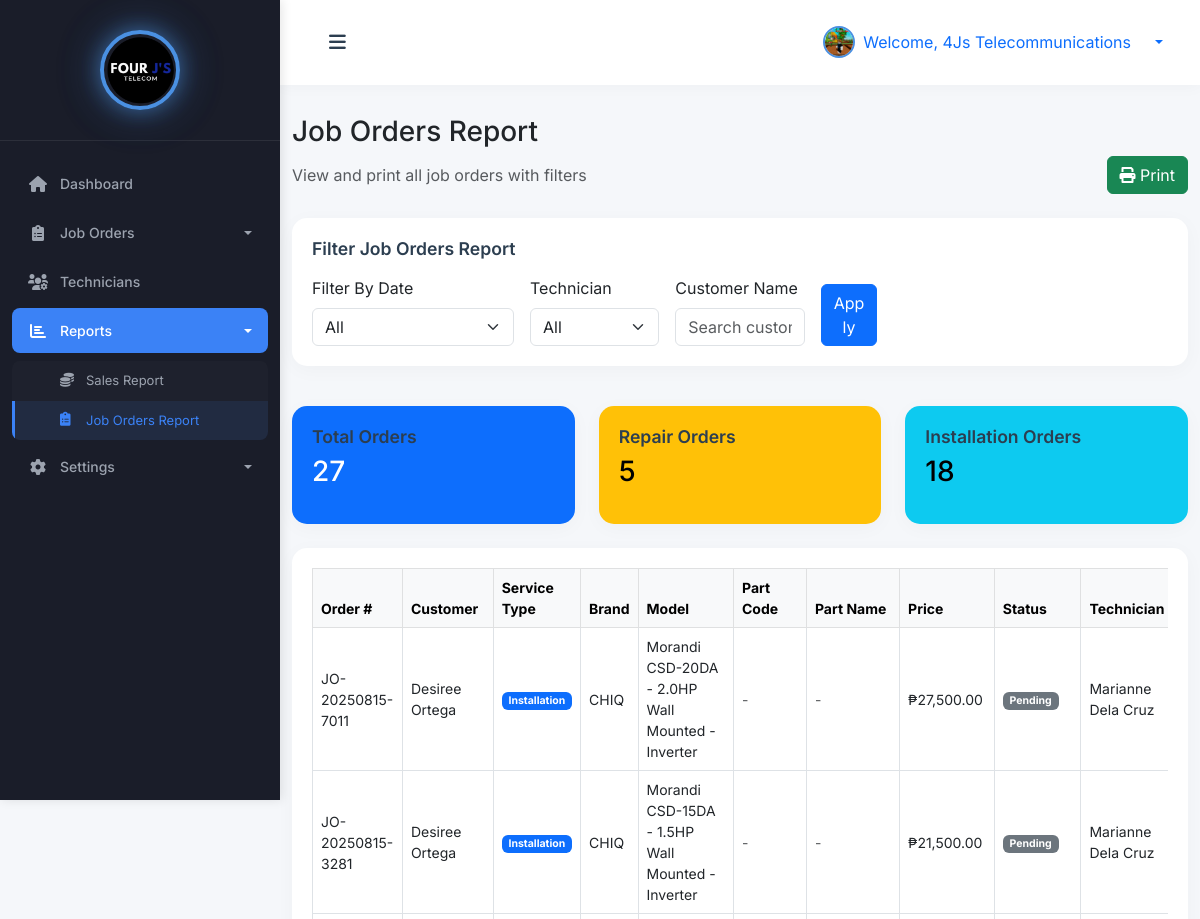
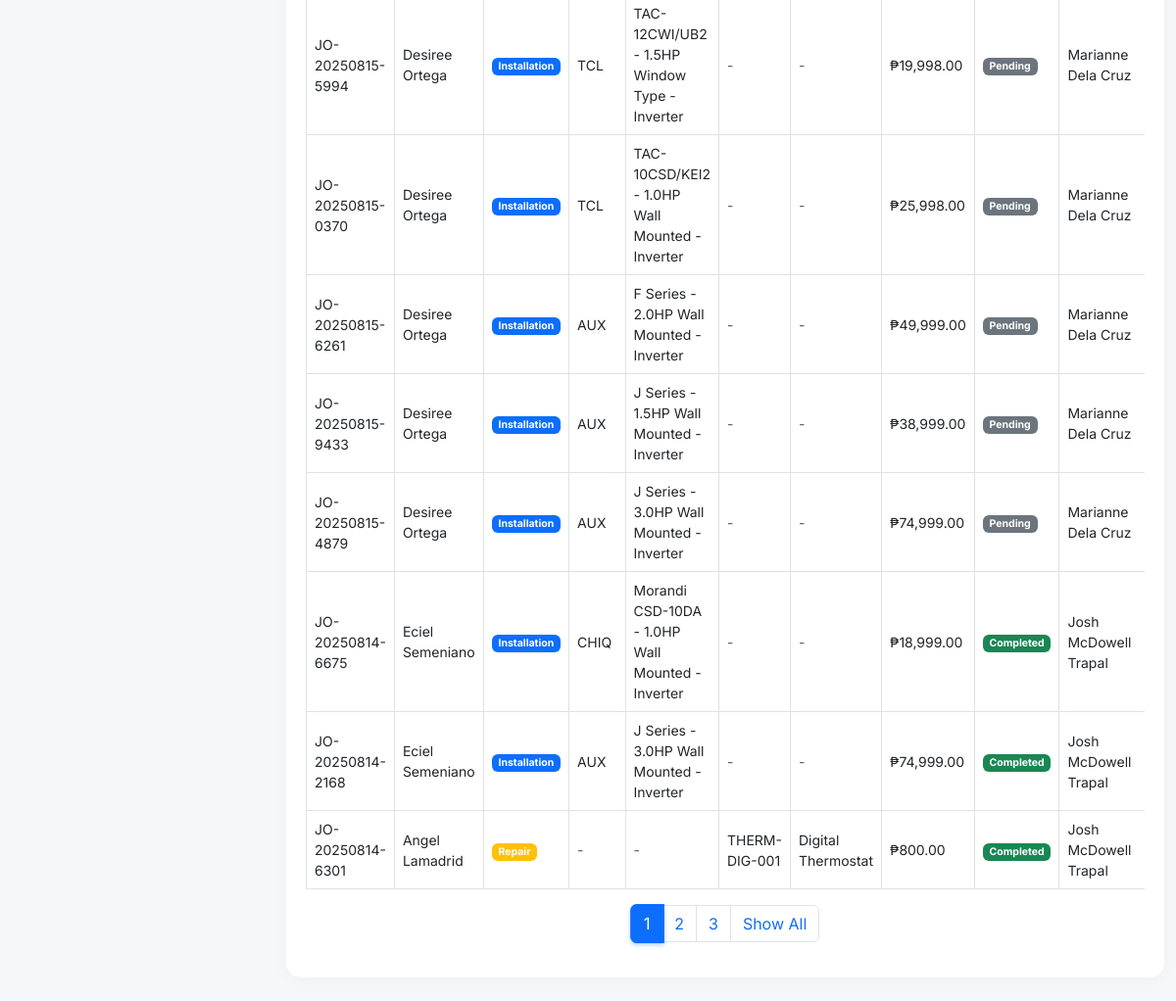
The page /admin/job_orders_report.php (signed in) on the database its author committed (2 pictures, top to bottom).
### tables this page shows
CREATE TABLE `job_orders` (
  `id` int(11) NOT NULL,
  `job_order_number` varchar(20) NOT NULL,
  `customer_name` varchar(100) NOT NULL,
  `customer_address` text NOT NULL,
  `customer_phone` varchar(20) NOT NULL,
  `service_type` enum('installation','repair','survey') NOT NULL,
  `aircon_model_id` int(11) DEFAULT NULL,
  `assigned_technician_id` int(11) DEFAULT NULL,
  `status` enum('pending','in_progress','completed','cancelled') DEFAULT 'pending',
  `price` decimal(10,2) DEFAULT NULL,
  `base_price` decimal(10,2) NOT NULL DEFAULT 0.00,
  `created_by` int(11) DEFAULT NULL,
  `due_date` date DEFAULT NULL,
  `completed_at` timestamp NULL DEFAULT NULL,
  `created_at` timestamp NOT NULL DEFAULT current_timestamp(),
  `updated_at` timestamp NOT NULL DEFAULT current_timestamp() ON UPDATE current_timestamp(),
  `customer_id` int(11) DEFAULT NULL,
  `additional_fee` decimal(10,2) DEFAULT 0.00,
  `discount` decimal(10,2) DEFAULT 0.00,
  `part_id` int(11) DEFAULT NULL
);

CREATE TABLE `aircon_models` (
  `id` int(11) NOT NULL,
  `brand` varchar(50) NOT NULL,
  `model_name` varchar(100) NOT NULL,
  `price` decimal(10,2) NOT NULL,
  `created_at` timestamp NOT NULL DEFAULT current_timestamp()
);

CREATE TABLE `technicians` (
  `id` int(11) NOT NULL,
  `username` varchar(50) NOT NULL,
  `password` varchar(255) NOT NULL,
  `name` varchar(100) NOT NULL,
  `email` varchar(100) DEFAULT NULL,
  `phone` varchar(20) NOT NULL,
  `profile_picture` varchar(255) DEFAULT NULL,
  `created_at` timestamp NOT NULL DEFAULT current_timestamp(),
  `updated_at` timestamp NOT NULL DEFAULT current_timestamp() ON UPDATE current_timestamp()
);

CREATE TABLE `ac_parts` (
  `id` int(11) NOT NULL,
  `part_name` varchar(255) NOT NULL,
  `part_code` varchar(100) DEFAULT NULL,
  `part_category` enum('compressor','condenser','evaporator','filter','capacitor','thermostat','fan_motor','refrigerant','electrical','other') NOT NULL,
  `compatible_brands` text DEFAULT NULL,
  `unit_price` decimal(10,2) NOT NULL,
  `labor_cost` decimal(10,2) DEFAULT 0.00,
  `warranty_months` int(11) DEFAULT 12,
  `created_at` timestamp NOT NULL DEFAULT current_timestamp(),
  `updated_at` timestamp NOT NULL DEFAULT current_timestamp() ON UPDATE current_timestamp()
);

### admin/job_orders_report.php (the view, shortened to what the rows shown need)
<?php
try {
    $pdo = new PDO("mysql:host=" . DB_HOST . ";dbname=" . DB_NAME, DB_USER, DB_PASS);
    $pdo->setAttribute(PDO::ATTR_ERRMODE, PDO::ERRMODE_EXCEPTION);
} catch (PDOException $e) {
    die("Database error: " . $e->getMessage());
}
$admin = null;
if (isset($_SESSION['user_id'])) {
    $stmt = $pdo->prepare("SELECT name, profile_picture FROM admins WHERE id = ?");
    $stmt->execute([$_SESSION['user_id']]);
    $admin = $stmt->fetch(PDO::FETCH_ASSOC);
}
$tech_stmt = $pdo->query("SELECT id, name FROM technicians ORDER BY name ASC");
$technicians = $tech_stmt->fetchAll(PDO::FETCH_ASSOC);
$page = max(1, intval($_GET['page'] ?? 1));
$show_all = isset($_GET['show_all']) && $_GET['show_all'] == '1';
$limit = $show_all ? PHP_INT_MAX : 10;
$offset = $show_all ? 0 : ($page - 1) * $limit;
$where = '1';
$params = [];
$sql = "SELECT job_orders.*,
               aircon_models.brand,
               aircon_models.model_name,
               ac_parts.part_name,
               ac_parts.part_code,
               ac_parts.part_category
        FROM job_orders
        LEFT JOIN aircon_models ON job_orders.aircon_model_id = aircon_models.id AND job_orders.service_type = 'installation'
        LEFT JOIN ac_parts ON job_orders.part_id = ac_parts.id AND job_orders.service_type = 'repair'
        WHERE $where
        ORDER BY job_orders.created_at DESC
        LIMIT $limit OFFSET $offset";
$stmt = $pdo->prepare($sql);
$stmt->execute($params);
$orders = $stmt->fetchAll(PDO::FETCH_ASSOC);
require_once 'includes/header.php';
?>
<body>
 <div class="wrapper">
        <div id="content">
            <nav class="navbar navbar-expand-lg navbar-light bg-white">
                <div class="container-fluid">
                    <div class="ms-auto d-flex align-items-center">
                        <div class="dropdown">
                            <a class="d-flex align-items-center text-decoration-none dropdown-toggle" href="#" id="userDropdown" role="button" data-bs-toggle="dropdown">
                                <img src="<?= !empty($admin['profile_picture']) ? '../' . htmlspecialchars($admin['profile_picture']) : 'https://ui-avatars.com/api/?name=' . urlencode($admin['name'] ?: 'Admin') . '&background=1a237e&color=fff' ?>"
                                     alt="Admin"
                                     class="rounded-circle me-2"
                                     width="32"
                                     height="32"
                                     style="object-fit: cover; border: 2px solid #4A90E2;">
                                <span class="me-3">Welcome, <?= htmlspecialchars($admin['name'] ?: 'Admin') ?></span>
                            </a>
                        </div>
                    </div>
                </div>
            </nav>
<div class="container mt-4">
            <div class="card mb-4" style="position: relative;">
                <div class="card-body">
                    <div id="job-orders-report-print">
                        <div class="table-responsive">
                            <table class="table table-bordered table-hover align-middle">
                                <thead class="table-light">
                                    <tr>
                                        <th>Order #</th>
                                        <th>Customer</th>
                                        <th>Service Type</th>
                                        <th>Brand</th>
                                        <th>Model</th>
                                        <th>Part Code</th>
                                        <th>Part Name</th>
                                        <th>Price</th>
                                        <th>Status</th>
                                        <th>Technician</th>
                                    </tr>
                                </thead>
                                <tbody>
                                    <?php foreach ($orders as $order): ?>
                                        <tr>
                                            <td><?= htmlspecialchars($order['job_order_number'] ?? '') ?></td>
                                            <td><?= htmlspecialchars($order['customer_name'] ?? '') ?></td>
                                            <td>
                                                <span class="badge <?= $order['service_type'] == 'installation' ? 'bg-primary' : 'bg-warning' ?>">
                                                    <?= ucfirst(htmlspecialchars($order['service_type'] ?? '')) ?>
                                                </span>
                                            </td>
                                            <td>
                                                <?php if ($order['service_type'] == 'installation'): ?>
                                                    <?= htmlspecialchars($order['brand'] ?? 'N/A') ?>
                                                <?php else: ?>
                                                    <span class="text-muted">-</span>
                                                <?php endif; ?>
                                            </td>
                                            <td>
                                                <?php if ($order['service_type'] == 'installation'): ?>
                                                    <?= htmlspecialchars($order['model_name'] ?? 'N/A') ?>
                                                <?php else: ?>
                                                    <span class="text-muted">-</span>
                                                <?php endif; ?>
                                            </td>
                                            <td>
                                                <?php if ($order['service_type'] == 'repair'): ?>
                                                    <?php if (!empty($order['part_name'])): ?>
                                                        <?= htmlspecialchars($order['part_code'] ?? 'N/A') ?>
                                                    <?php else: ?>
                                                        <span class="text-muted">Not specified</span>
                                                    <?php endif; ?>
                                                <?php else: ?>
                                                    <span class="text-muted">-</span>
                                                <?php endif; ?>
                                            </td>
                                            <td>
                                                <?php if ($order['service_type'] == 'repair'): ?>
                                                    <?php if (!empty($order['part_name'])): ?>
                                                        <?= htmlspecialchars($order['part_name'] ?? 'N/A') ?>
                                                    <?php else: ?>
                                                        <span class="text-muted">Not specified</span>
                                                    <?php endif; ?>
                                                <?php else: ?>
                                                    <span class="text-muted">-</span>
                                                <?php endif; ?>
                                            </td>
                                            <td>₱<?= number_format($order['price'] ?? 0,2) ?></td>
                                            <td>
                                                <?php
                                                $status_class = '';
                                                switch($order['status']) {
                                                    case 'pending': $status_class = 'bg-secondary'; break;
                                                    case 'completed': $status_class = 'bg-success'; break;
                                                }
                                                ?>
                                                <span class="badge <?= $status_class ?>">
                                                    <?= ucfirst(htmlspecialchars($order['status'] ?? '')) ?>
                                                </span>
                                            </td>
                                            <td>
                                                <?php
                                                $tech_name = '';
                                                if (!empty($order['assigned_technician_id'])) {
                                                    foreach ($technicians as $tech) {
                                                        if ($tech['id'] == $order['assigned_technician_id']) {
                                                            $tech_name = $tech['name'];
                                                            break;
                                                        }
                                                    }
                                                }
                                                echo htmlspecialchars($tech_name);
                                                ?>
                                            </td>
                                        </tr>
                                    <?php endforeach; ?>
                                </tbody>
                            </table>
                        </div>
                    </div>
                </div>
            </div>
        </div>
    </div>
</div>
</body>
</html>

### rows shown on the page
job_orders: job_order_number "JO-20250815-7011", customer_name "Desiree Ortega", service_type "Installation", aircon_model.brand "CHIQ", aircon_model.model_name "Morandi CSD-20DA - 2.0HP Wall Mounted - Inverter", price "27,500.00", status "Pending"
technicians: name "Marianne Dela Cruz"
job_orders: job_order_number "JO-20250815-3281", customer_name "Desiree Ortega", service_type "Installation", aircon_model.brand "CHIQ", aircon_model.model_name "Morandi CSD-15DA - 1.5HP Wall Mounted - Inverter", price "21,500.00", status "Pending"
job_orders: job_order_number "JO-20250815-5994", customer_name "Desiree Ortega", service_type "Installation", aircon_model.brand "TCL", aircon_model.model_name "TAC-12CWI/UB2 - 1.5HP Window Type - Inverter", price "19,998.00", status "Pending"
job_orders: job_order_number "JO-20250815-0370", customer_name "Desiree Ortega", service_type "Installation", aircon_model.brand "TCL", aircon_model.model_name "TAC-10CSD/KEI2 - 1.0HP Wall Mounted - Inverter", price "25,998.00", status "Pending"
job_orders: job_order_number "JO-20250815-6261", customer_name "Desiree Ortega", service_type "Installation", aircon_model.brand "AUX", aircon_model.model_name "F Series - 2.0HP Wall Mounted - Inverter", price "49,999.00", status "Pending"
job_orders: job_order_number "JO-20250815-9433", customer_name "Desiree Ortega", service_type "Installation", aircon_model.brand "AUX", aircon_model.model_name "J Series - 1.5HP Wall Mounted - Inverter", price "38,999.00", status "Pending"
job_orders: job_order_number "JO-20250815-4879", customer_name "Desiree Ortega", service_type "Installation", aircon_model.brand "AUX", aircon_model.model_name "J Series - 3.0HP Wall Mounted - Inverter", price "74,999.00", status "Pending"
job_orders: job_order_number "JO-20250814-6675", customer_name "Eciel Semeniano", service_type "Installation", aircon_model.brand "CHIQ", aircon_model.model_name "Morandi CSD-10DA - 1.0HP Wall Mounted - Inverter", price "18,999.00", status "Completed"
technicians: name "Josh McDowell Trapal"
job_orders: job_order_number "JO-20250814-2168", customer_name "Eciel Semeniano", service_type "Installation", aircon_model.brand "AUX", aircon_model.model_name "J Series - 3.0HP Wall Mounted - Inverter", price "74,999.00", status "Completed"
job_orders: job_order_number "JO-20250814-6301", customer_name "Angel Lamadrid", service_type "Repair", part.part_code "THERM-DIG-001", part.part_name "Digital Thermostat", price "800.00", status "Completed"

### other values the page prints
$admin['name'] ?: 'Admin' "4Js Telecommunications"
$summary['total_orders'] "27"
$summary['repair_orders'] "5"
$summary['installation_orders'] "18"
